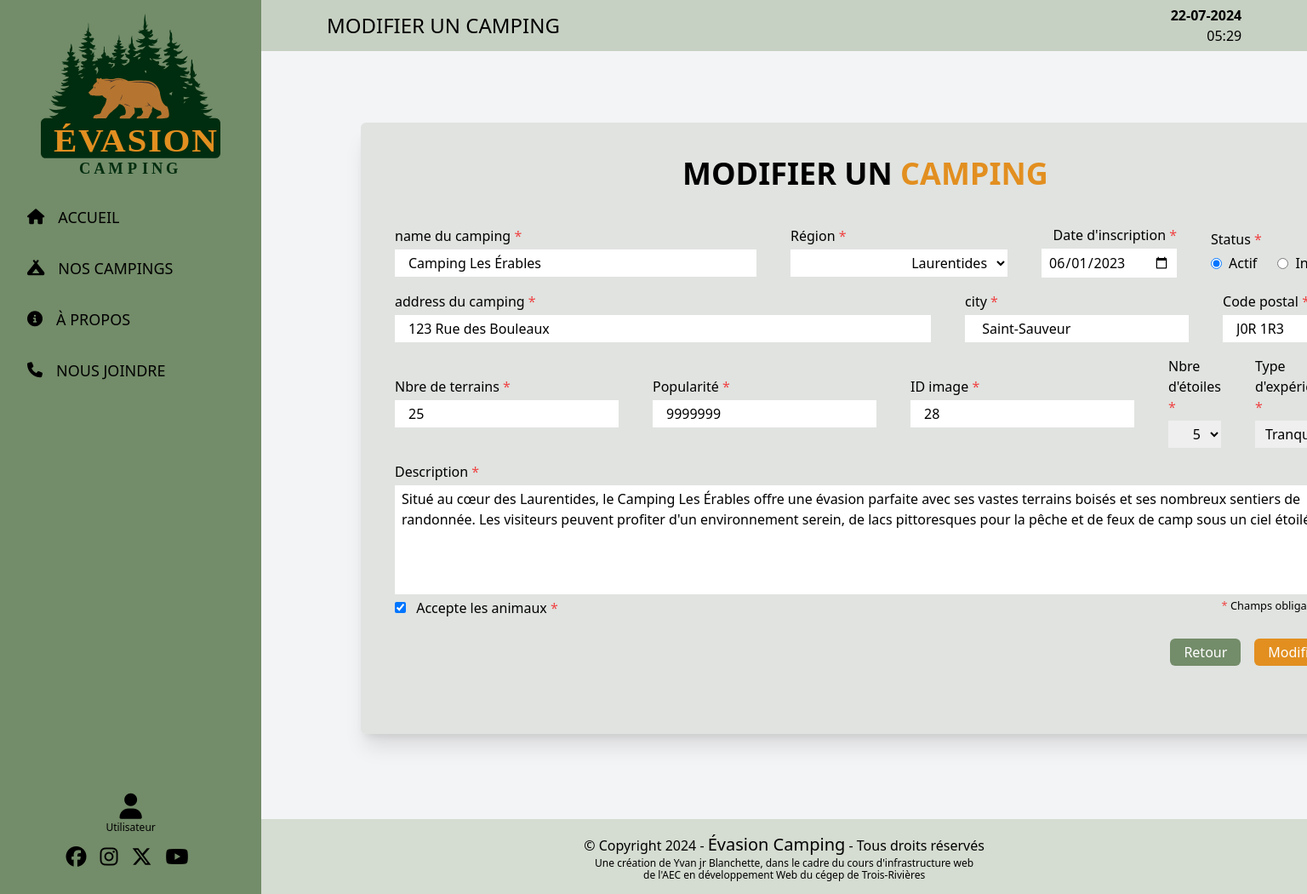
Screenshot of /edit_camping.php?id=1 with the database file from the repository.
### tables this page shows
CREATE TABLE `campings` (
  `id` int NOT NULL,
  `name` varchar(50) NOT NULL,
  `region` varchar(50) NOT NULL,
  `address` varchar(100) NOT NULL,
  `city` varchar(50) NOT NULL,
  `postal_code` varchar(20) NOT NULL,
  `description` text NOT NULL,
  `nb_terrains` int NOT NULL,
  `popularite` int NOT NULL,
  `nb_stars` int NOT NULL,
  `actif` tinyint(1) NOT NULL,
  `accept_animals` tinyint(1) NOT NULL,
  `date_inscription` date NOT NULL,
  `experience_id` int NOT NULL,
  `id_picsum` int NOT NULL
);

CREATE TABLE `regions` (
  `id` int NOT NULL,
  `name` varchar(50) NOT NULL,
  `province` varchar(50) NOT NULL,
  `country` varchar(50) NOT NULL
);

CREATE TABLE `experiences` (
  `id` int NOT NULL,
  `name` varchar(50) NOT NULL,
  `description` varchar(255) NOT NULL
);

### edit_camping.php (the view, shortened to what this page needs)
<?php
include_once(__DIR__ . '/_components/Header.php');
if ($request = $mysqli->prepare("SELECT * FROM campings WHERE id=?")) {
  $request->bind_param("i", $_GET['id']);
  $request->execute();
  $result = $request->get_result();
  $camping = $result->fetch_assoc();
} else {
  echo "Erreur de préparation de la requête : " . $mysqli->error;
  exit();
}
$regions = [];
if ($result = $mysqli->query("SELECT * FROM regions ORDER BY id ASC")) {
  $regions = $result->fetch_all(MYSQLI_ASSOC);
}
?>
<div class="min-h-screen w-[100vw] flex justify-between">
    <?php include_once(__DIR__ . '/_components/Sidebar.php') ?>
  <div class="flex flex-col justify-between w-[100vw] lg:w-[80vw]">
    <?php include_once(__DIR__ . '/_components/Navbar.php') ?>
    <main class="flex-1 py-12 px-[5vw] bg-gray-100">
      <div class="mx-auto pt-6 pb-10 pl-10 pr-8 bg-gray-100 w-full flex-1 flex flex-col justify-center gap-10">
        <article class="bg-[#CDD4CC]/50 rounded-md mx-auto p-4 px-10 my-3 shadow-xl py-10">
          <h1 class="text-4xl text-center uppercase font-semibold mb-4">Modifier un <span class="text-[#E28F20] font-bold">camping</span></h1>
          <form method="POST" action="/evasion-camping/_actions/act-update_camping.php" class="my-10">
            <div class="flex justify-between items-center gap-10 mb-4">
              <div class="flex flex-col gap-1 w-full">
                <label class="block" for="name">name du camping<span class="text-red-500"> *</span></label>
                <input type="text" id="name" name="name" placeholder="ex: Camping du ruisseau" class="px-4 py-1" value="<?= htmlspecialchars($camping['name']) ?>" required minlength="5" maxlength="50">
              </div>
              <div class="flex flex-col gap-1 w-[60%]">
                <label class="block" for="region">Région<span class="text-red-500"> *</span></label>
                <select name="region" id="region" class="w-full text-end px-2 py-1 bg-white" required>
                  <?php foreach ($regions as $region) { ?>
                    <option value="<?= htmlspecialchars($region['name']) ?>" <?= ($region['name'] === $camping['region']) ? 'selected' : '' ?> class="text-end px-2"><?= htmlspecialchars($region['name']) ?></option>
                  <?php } ?>
                </select>
              </div>
              <div class="flex flex-col gap-1 text-end">
                <label class="block" for="date_inscription">Date d'inscription<span class="text-red-500"> *</span></label>
                <input type="date" id="date_inscription" name="date_inscription" class="px-2 py-1" value="<?= htmlspecialchars($camping['date_inscription']) ?>" required>
              </div>
              <div class="flex flex-col gap-1 w-[25%]">
                <label class="block" for="actif">Status<span class="text-red-500"> *</span></label>
                <div class="flex items-center justify-start gap-6">
                  <label for="active" class="flex items-center cursor-pointer">
                    <input type="radio" name="actif" id="active" value="1" <?= ($camping['actif'] == 1) ? 'checked' : '' ?> class="mr-2">
                    Actif
                  </label>
                  <label for="inactive" class="flex items-center cursor-pointer">
                    <input type="radio" name="actif" id="inactive" value="0" <?= ($camping['actif'] == 0) ? 'checked' : '' ?> class="mr-2">
                    Inactif
                  </label>
                </div>
              </div>
            </div>
            <div class="flex justify-between items-center gap-10 mb-4">
              <div class="flex flex-col gap-1 w-full">
                <label class="block" for="address">address du camping<span class="text-red-500"> *</span></label>
                <input type="text" id="address" name="address" placeholder="ex: 123, chemin du ruisseau" class="px-4 py-1" value="<?= htmlspecialchars($camping['address']) ?>" required minlength="5" maxlength="100">
              </div>
              <div class="flex flex-col gap-1 w-[25%]">
                <label class="block" for="city">city<span class="text-red-500"> *</span></label>
                <input type="text" id="city" name="city" placeholder="ex: Saint-Hilaire" class="px-4 py-1" value="<?= htmlspecialchars($camping['city']) ?>" required minlength="5" maxlength="50">
              </div>
              <div class="flex flex-col gap-1 w-[12%]">
                <label class="block" for="postal_code">Code postal<span class="text-red-500"> *</span></label>
                <input type="text" id="postal_code" name="postal_code" placeholder="ex: J0J 0J0" class="px-4 py-1" value="<?= htmlspecialchars($camping['postal_code']) ?>" required minlength="5" maxlength="20">
              </div>
            </div>
            <div class="flex justify-between items-center gap-10 mb-4">
              <div class="flex flex-col gap-1 w-[40%]">
                <label class="block" for="nb_terrains">Nbre de terrains<span class="text-red-500"> *</span></label>
                <input type="number" id="nb_terrains" name="nb_terrains" placeholder="ex: 50" class="px-4 py-1" value="<?= htmlspecialchars($camping['nb_terrains']) ?>" required>
              </div>
              <div class="flex flex-col gap-1 w-[40%]">
                <label class="block" for="popularite">Popularité<span class="text-red-500"> *</span></label>
                <input type="number" id="popularite" name="popularite" placeholder="ex: 9999" class="px-4 py-1" value="<?= htmlspecialchars($camping['popularite']) ?>" required>
              </div>
              <div class="flex flex-col gap-1 w-[40%]">
                <label class="block" for="id_picsum">ID image<span class="text-red-500"> *</span></label>
                <input type="number" id="id_picsum" name="id_picsum" placeholder="ex: 280" class="px-4 py-1" value="<?= htmlspecialchars($camping['id_picsum']) ?>" required>
              </div>
              <div class="flex flex-col gap-1 w-[70%]">
                <label class="block" for="nb_stars">Nbre d'étoiles<span class="text-red-500"> *</span></label>
                <select name="nb_stars" id="nb_stars" class="w-full text-end px-2 py-1" required>
                  <option value="5" <?= ($camping['nb_stars'] == 5) ? 'selected' : '' ?> class="text-end px-2">5</option>
                </select>
              </div>
              <div class="flex flex-col gap-1 w-full">
                <label class="block" for="experience_id">Type d'expérience<span class="text-red-500"> *</span></label>
                <select name="experience_id" id="experience_id" class="w-full text-end px-2 py-1" required>
                  <?php foreach ($experiences as $experience) { ?>
                    <option value="<?= htmlspecialchars($experience['id']) ?>" <?= ($experience['id'] == $camping['experience_id']) ? 'selected' : '' ?> class="text-end px-2"><?= htmlspecialchars($experience['name']) ?></option>
                  <?php } ?>
                </select>
              </div>
            </div>
            <div class="flex flex-col gap-1 w-full">
              <label for="description">Description<span class="text-red-500"> *</span></label>
              <textarea name="description" id="description" rows="5" minlength="5" maxlength="500" class="px-2 py-1" required><?= htmlspecialchars($camping['description']) ?></textarea>
              <div class="flex justify-between items-start">
                <label for="accept_animals">
                  <input type="checkbox" id="accept_animals" name="accept_animals" <?= ($camping['accept_animals'] == 1) ? 'checked' : '' ?> class="mr-2">
                  Accepte les animaux<span class="text-red-500"> *</span>
                </label>
                <small><span class="text-red-500">*</span> Champs obligatoires</small>
              </div>
            </div>
            <div class="flex justify-end items-center text-end gap-4 mt-6">
              <a href="/evasion-camping/dashboard.php" class="px-4 py-1 hover:bg-[#99AB93] text-white bg-[#738C69] transition-all duration-300 cursor-pointer rounded-md">Retour</a>
              <div>
                <input type="submit" value="Modifier" class="px-4 py-1 hover:bg-[#e28f20]/70 text-white bg-[#e28f20] transition-all duration-300 cursor-pointer rounded-md">
              </div>
            </div>
          </form>
        </article>
      </div>
    </main>
    <?php include_once(__DIR__ . '/_components/Footer.php'); ?>

### rows the page displays
campings: name "Camping Les Érables", region "Laurentides", date_inscription "06/01/2023", actif "☑ Actif", actif "☐ Inactif", address "123 Rue des Bouleaux", city "Saint-Sauveur", postal_code "J0R 1R3", nb_terrains "25", popularite "9999999", id_picsum "28", nb_stars "5", experience_id "Tranquilité", description "Situé au cœur des Laurentides, le Camping Les Érables offre une évasion parfaite avec ses vastes terrains boisés et ses nombreux sentiers de randonnée. Les visiteurs peuvent profiter d'un environnement serein, de lacs pittoresques pour la pêche et de feux de camp sous un ciel étoilé.", accept_animals "☑"

### other values shown
$link['name'] "ACCUEIL"
$link['name'] "NOS CAMPINGS"
$link['name'] "À PROPOS"
$link['name'] "NOUS JOINDRE"
formatTitle($title) "MODIFIER UN CAMPING"
getCurrentDate() "22-07-2024"
